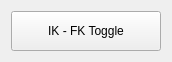
<?xml version="1.0" encoding="UTF-8"?>
<ui version="4.0">
 <class>Form</class>
 <widget class="QWidget" name="Form">
  <property name="geometry">
   <rect>
    <x>0</x>
    <y>0</y>
    <width>168</width>
    <height>58</height>
   </rect>
  </property>
  <property name="windowTitle">
   <string>Form</string>
  </property>
  <layout class="QVBoxLayout" name="verticalLayout">
   <item>
    <widget class="QPushButton" name="itfBtn">
     <property name="minimumSize">
      <size>
       <width>150</width>
       <height>40</height>
      </size>
     </property>
     <property name="text">
      <string>IK - FK Toggle</string>
     </property>
    </widget>
   </item>
  </layout>
 </widget>
 <resources/>
 <connections/>
</ui>
